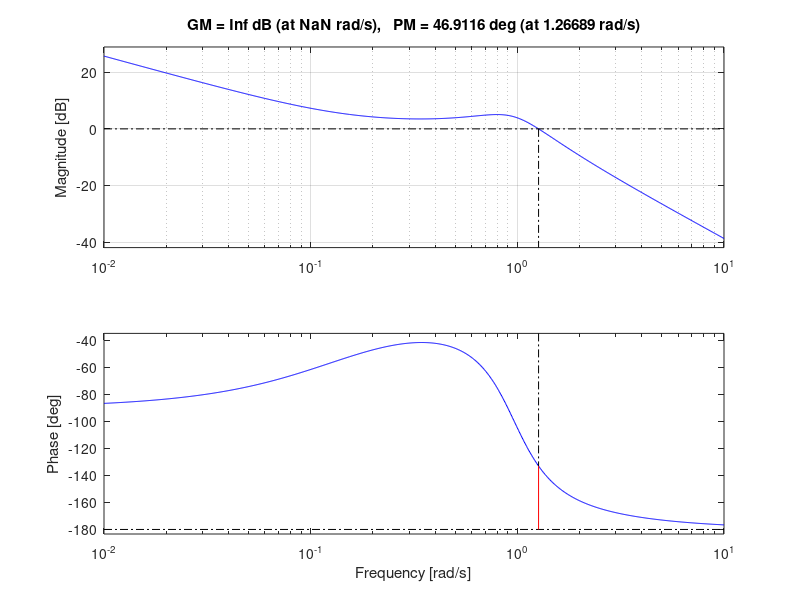
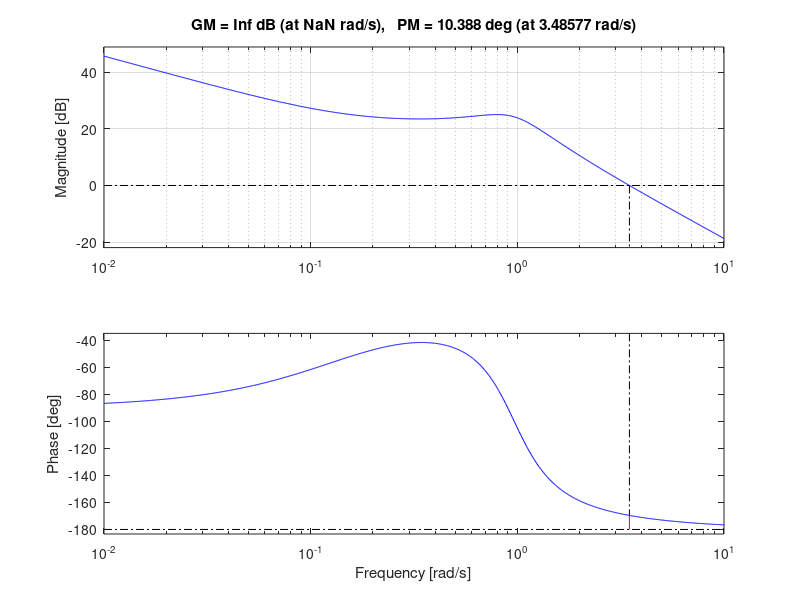
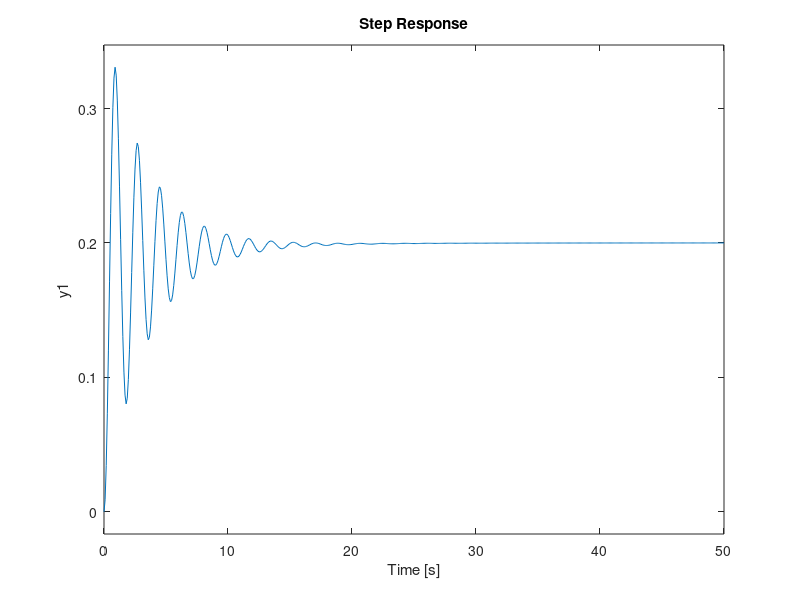

Here is the MATLAB script that generated these plots, in order: (Note: this script raises an error after producing the figures.)
clc; clear; close all;

t = 0:0.01:10;
s = tf('s');
P_pitch = (1.151*s + 0.1774)/(s^3 + 0.739*s^2 + 0.921*s)
step(0.2*P_pitch,t); %scaling the step response by 0.2. Step input is 0.2 rad 11 deg
axis([0 10 0 0.8]);
ylabel('pitch angle (rad)');
title('Open-loop Step Response');
grid

K = 1;
margin(K*P_pitch), grid
figure;

K = 10;
margin(K*P_pitch), grid
figure;
hold off
sys_cl = feedback(K*P_pitch,1);
step(0.2*sys_cl), grid
title('Closed-loop Step Response with K = 10')

% We are required to have overshoot of < 10% 
% Damping ratio approx > 0.59
% Therefore phase margin of > 59 degrees
% Since our current phase margin with K = 10 is appox: 10.4 degrees
% We need an additional 50 degrees of phase lead to account for the fact
% that our gain crossover will increase to a point where the system has
% more phase lag.
% We arbitrarily add 5 degrees for a total bump of 5 + 50 = 55 degrees.
% We can use this number to solve alpha in: 
% alpha = (1 - sin(55))/(1 +sin(55)) = 0.10
% From above, we calc we need alpha less than approx 0.10
% The following relationship used to determine the ammount of magnitude
% increase that will be supplied by the lead compensator at the location of
% the max bump in phase:
% 20log(1/sqrt(alpha)) = 20log(1/(sqrt(0.1)) = 10dB
% Examining the bode plot, the magnitude of uncompensated system = -10dB at
% 6.1 rad/s. Therefor, the addition of our lead compensator will move the
% gain crossover freq from 3.49rad/s to 6.1rad/s.
% Using this info, we can calculate the value T from the following in order
% to centre the maximum bump in phase at the new gain crossover frequency
% in order to maximise the system's resulting phase margin:
% w_m = 1/(T*sqrt(alpha)) => T = 1/(6.1*sqrt(0.1)) = 0.52
% With the values from above, we will attampt our lead compensator:


K = 10;
alpha = 0.1;
T = 0.52;
C_lead = K*(T*s + 1)/(alpha * T * s + 1);

margin(C_lead*P_pitch), grid

sys_cl_1 = feedback(C_lead*P_pitch, 1);
step(0.2*sys_cl), grid
stepinfo(0.2*sys_cl)


% Iterating on the design process: We come up with new alpha and T

K = 10;
alpha = 0.04;
T = 0.55;
C_lead = K*(T*s + 1) / (alpha*T*s + 1);
sys_cl_2 = feedback(C_lead*P_pitch,1);
step(0.2*sys_cl), grid
stepinfo(0.2*sys_cl)
title('Closed-loop Step Response with K = 10, \alpha = 0.04, and T = 0.55')

